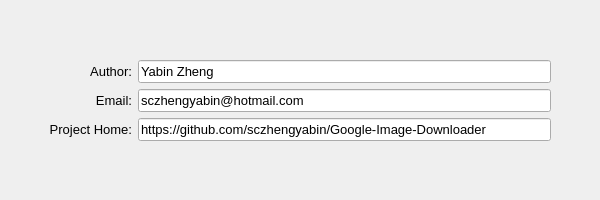
<?xml version="1.0" encoding="UTF-8"?>
<ui version="4.0">
 <class>Dialog_about</class>
 <widget class="QDialog" name="Dialog_about">
  <property name="geometry">
   <rect>
    <x>0</x>
    <y>0</y>
    <width>600</width>
    <height>200</height>
   </rect>
  </property>
  <property name="sizePolicy">
   <sizepolicy hsizetype="Fixed" vsizetype="Fixed">
    <horstretch>0</horstretch>
    <verstretch>0</verstretch>
   </sizepolicy>
  </property>
  <property name="windowTitle">
   <string>Dialog</string>
  </property>
  <layout class="QGridLayout" name="gridLayout" columnstretch="1,2,11,1">
   <item row="0" column="1">
    <spacer name="verticalSpacer_2">
     <property name="orientation">
      <enum>Qt::Vertical</enum>
     </property>
     <property name="sizeHint" stdset="0">
      <size>
       <width>20</width>
       <height>43</height>
      </size>
     </property>
    </spacer>
   </item>
   <item row="1" column="1">
    <widget class="QLabel" name="label">
     <property name="font">
      <font>
       <pointsize>10</pointsize>
      </font>
     </property>
     <property name="text">
      <string>Author:</string>
     </property>
     <property name="alignment">
      <set>Qt::AlignRight|Qt::AlignTrailing|Qt::AlignVCenter</set>
     </property>
    </widget>
   </item>
   <item row="1" column="2">
    <widget class="QLineEdit" name="lineEdit">
     <property name="sizePolicy">
      <sizepolicy hsizetype="Preferred" vsizetype="Preferred">
       <horstretch>0</horstretch>
       <verstretch>0</verstretch>
      </sizepolicy>
     </property>
     <property name="font">
      <font>
       <pointsize>10</pointsize>
      </font>
     </property>
     <property name="focusPolicy">
      <enum>Qt::NoFocus</enum>
     </property>
     <property name="text">
      <string>Yabin Zheng</string>
     </property>
     <property name="cursorPosition">
      <number>0</number>
     </property>
     <property name="readOnly">
      <bool>true</bool>
     </property>
    </widget>
   </item>
   <item row="2" column="0">
    <spacer name="horizontalSpacer">
     <property name="orientation">
      <enum>Qt::Horizontal</enum>
     </property>
     <property name="sizeHint" stdset="0">
      <size>
       <width>34</width>
       <height>20</height>
      </size>
     </property>
    </spacer>
   </item>
   <item row="2" column="1">
    <widget class="QLabel" name="label_3">
     <property name="font">
      <font>
       <pointsize>10</pointsize>
      </font>
     </property>
     <property name="text">
      <string>Email:</string>
     </property>
     <property name="alignment">
      <set>Qt::AlignRight|Qt::AlignTrailing|Qt::AlignVCenter</set>
     </property>
    </widget>
   </item>
   <item row="2" column="2">
    <widget class="QLineEdit" name="lineEdit_2">
     <property name="sizePolicy">
      <sizepolicy hsizetype="Preferred" vsizetype="Preferred">
       <horstretch>0</horstretch>
       <verstretch>0</verstretch>
      </sizepolicy>
     </property>
     <property name="font">
      <font>
       <pointsize>10</pointsize>
      </font>
     </property>
     <property name="focusPolicy">
      <enum>Qt::NoFocus</enum>
     </property>
     <property name="text">
      <string>sczhengyabin@hotmail.com</string>
     </property>
     <property name="cursorPosition">
      <number>0</number>
     </property>
     <property name="readOnly">
      <bool>true</bool>
     </property>
    </widget>
   </item>
   <item row="2" column="3">
    <spacer name="horizontalSpacer_2">
     <property name="orientation">
      <enum>Qt::Horizontal</enum>
     </property>
     <property name="sizeHint" stdset="0">
      <size>
       <width>34</width>
       <height>20</height>
      </size>
     </property>
    </spacer>
   </item>
   <item row="3" column="1">
    <widget class="QLabel" name="label_5">
     <property name="font">
      <font>
       <pointsize>10</pointsize>
      </font>
     </property>
     <property name="text">
      <string>Project Home:</string>
     </property>
     <property name="alignment">
      <set>Qt::AlignRight|Qt::AlignTrailing|Qt::AlignVCenter</set>
     </property>
    </widget>
   </item>
   <item row="3" column="2">
    <widget class="QLineEdit" name="lineEdit_3">
     <property name="sizePolicy">
      <sizepolicy hsizetype="Preferred" vsizetype="Preferred">
       <horstretch>0</horstretch>
       <verstretch>0</verstretch>
      </sizepolicy>
     </property>
     <property name="font">
      <font>
       <pointsize>10</pointsize>
      </font>
     </property>
     <property name="focusPolicy">
      <enum>Qt::NoFocus</enum>
     </property>
     <property name="text">
      <string>https://github.com/sczhengyabin/Google-Image-Downloader</string>
     </property>
     <property name="cursorPosition">
      <number>0</number>
     </property>
     <property name="readOnly">
      <bool>true</bool>
     </property>
    </widget>
   </item>
   <item row="4" column="1">
    <spacer name="verticalSpacer">
     <property name="orientation">
      <enum>Qt::Vertical</enum>
     </property>
     <property name="sizeHint" stdset="0">
      <size>
       <width>20</width>
       <height>42</height>
      </size>
     </property>
    </spacer>
   </item>
  </layout>
 </widget>
 <resources/>
 <connections/>
</ui>
